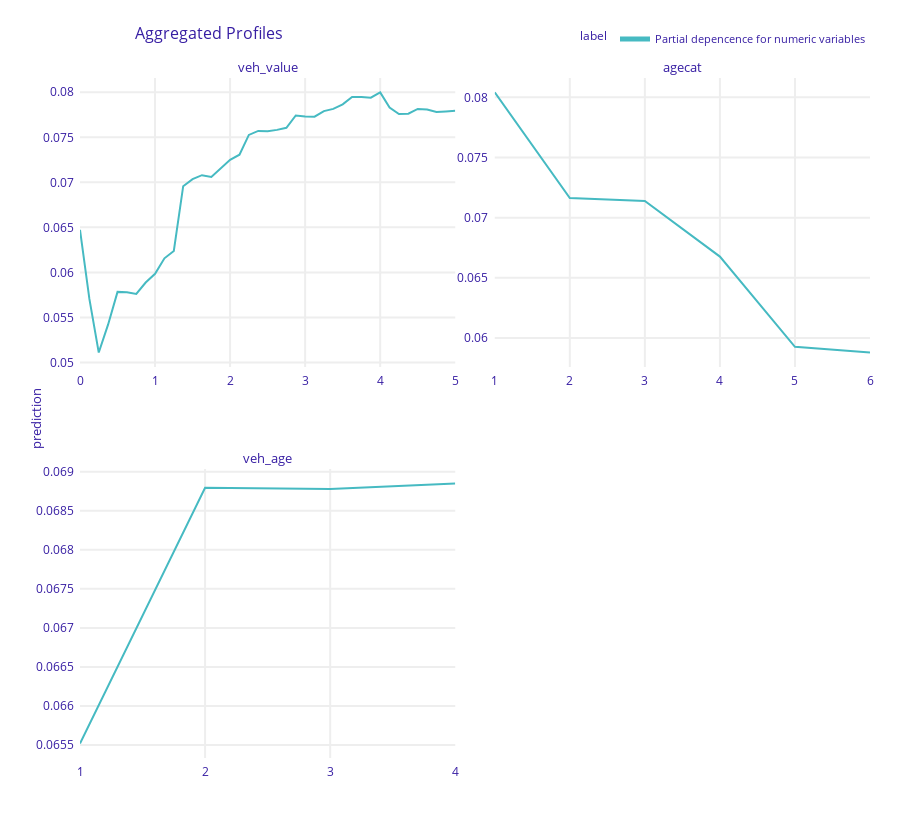
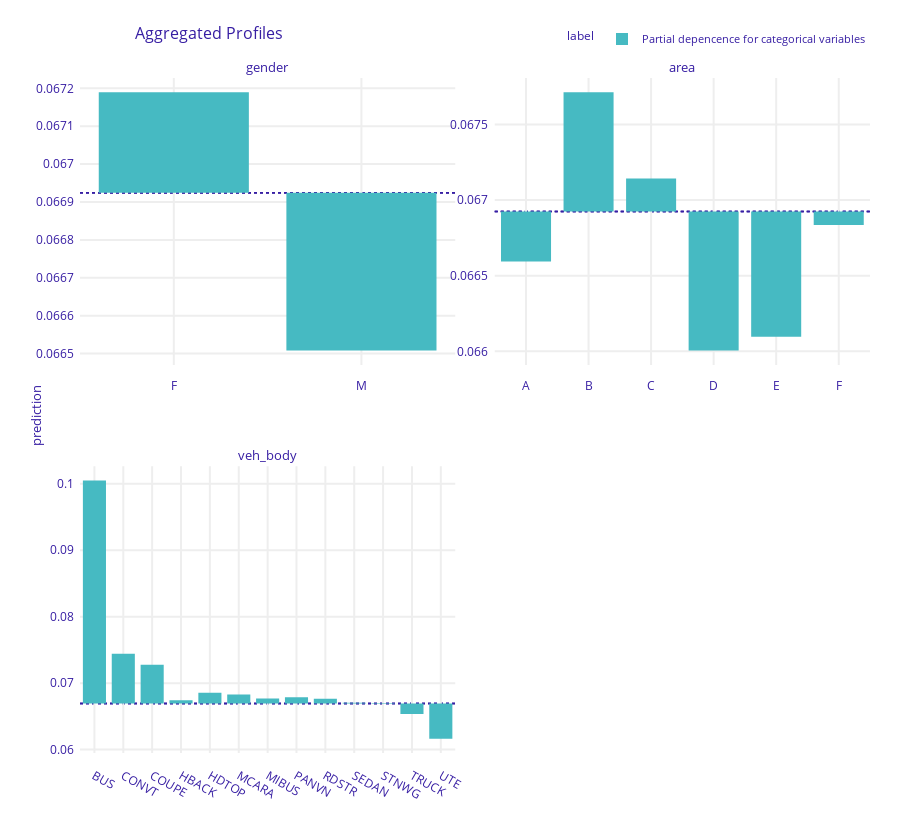

The notebook cell saved with these charts, in order:
### Code cell
# Partial dependence plots
# Note: As soon as sklearn.inspect.PartialDependenceDisplay
# allows for passing a character grid, it is an option as well.
import dalex as dx

# Define explainer
exp = dx.Explainer(
    search,
    data=df_train,
    predict_function=lambda m, X: m.predict_proba(X)[:, 1],
    verbose=False,
)

# Plots
num_eval_at = {
    "veh_value": np.linspace(0, 5, 41),
    "agecat": sorted(car["agecat"].unique()),
    "veh_age": sorted(car["veh_age"].unique()),
}
pdp_num = exp.model_profile(
    variable_splits=num_eval_at,
    label="Partial depencence for numeric variables",
    verbose=False,
)
pdp_num.plot(facet_scales="free")

pdp_cat = exp.model_profile(
    variable_type="categorical",
    variable_splits=dict(zip(ord_vars, ord_levels)),
    label="Partial depencence for categorical variables",
    verbose=False,
)
pdp_cat.plot(facet_scales="free")

### Figure 1 — Plotly figure (JSON) as saved in the notebook; plotly's stock layout.template omitted (floating-point values rounded to 4 significant figures)
{"data": [{"customdata": [[0.06834, "Partial depencence for numeric variables", "veh_value"], [0.06834, "Partial depencence for numeric variables", "veh_value"], [0.06834, "Partial depencence for numeric variables", "veh_value"], [0.06834, "Partial depencence for numeric variables", "veh_value"], [0.06834, "Partial depencence for numeric variables", "veh_value"], [0.06834, "Partial depencence for numeric variables", "veh_value"], [0.06834, "Partial depencence for numeric variables", "veh_value"], [0.06834, "Partial depencence for numeric variables", "veh_value"], [0.06834, "Partial depencence for numeric variables", "veh_value"], [0.06834, "Partial depencence for numeric variables", "veh_value"], [0.06834, "Partial depencence for numeric variables", "veh_value"], [0.06834, "Partial depencence for numeric variables", "veh_value"], [0.06834, "Partial depencence for numeric variables", "veh_value"], [0.06834, "Partial depencence for numeric variables", "veh_value"], [0.06834, "Partial depencence for numeric variables", "veh_value"], [0.06834, "Partial depencence for numeric variables", "veh_value"], [0.06834, "Partial depencence for numeric variables", "veh_value"], [0.06834, "Partial depencence for numeric variables", "veh_value"], [0.06834, "Partial depencence for numeric variables", "veh_value"], [0.06834, "Partial depencence for numeric variables", "veh_value"], [0.06834, "Partial depencence for numeric variables", "veh_value"], [0.06834, "Partial depencence for numeric variables", "veh_value"], [0.06834, "Partial depencence for numeric variables", "veh_value"], [0.06834, "Partial depencence for numeric variables", "veh_value"], [0.06834, "Partial depencence for numeric variables", "veh_value"], [0.06834, "Partial depencence for numeric variables", "veh_value"], [0.06834, "Partial depencence for numeric variables", "veh_value"], [0.06834, "Partial depencence for numeric variables", "veh_value"], [0.06834, "Partial depencence for numeric variables", "veh_value"], [0.06834, "Partial depencence for numeric variables", "veh_value"], [0.06834, "Partial depencence for numeric variables", "veh_value"], [0.06834, "Partial depencence for numeric variables", "veh_value"], [0.06834, "Partial depencence for numeric variables", "veh_value"], [0.06834, "Partial depencence for numeric variables", "veh_value"], [0.06834, "Partial depencence for numeric variables", "veh_value"], [0.06834, "Partial depencence for numeric variables", "veh_value"], [0.06834, "Partial depencence for numeric variables", "veh_value"], [0.06834, "Partial depencence for numeric variables", "veh_value"], [0.06834, "Partial depencence for numeric variables", "veh_value"], [0.06834, "Partial depencence for numeric variables", "veh_value"], [0.06834, "Partial depencence for numeric variables", "veh_value"]], "hovertemplate": "<b>%{hovertext}</b><br><br>prediction=%{y:.3f}<br>mean_prediction=%{customdata[0]:.3f}<extra></extra>", "hovertext": ["Partial depencence for numeric variables", "Partial depencence for numeric variables", "Partial depencence for numeric variables", "Partial depencence for numeric variables", "Partial depencence for numeric variables", "Partial depencence for numeric variables", "Partial depencence for numeric variables", "Partial depencence for numeric variables", "Partial depencence for numeric variables", "Partial depencence for numeric variables", "Partial depencence for numeric variables", "Partial depencence for numeric variables", "Partial depencence for numeric variables", "Partial depencence for numeric variables", "Partial depencence for numeric variables", "Partial depencence for numeric variables", "Partial depencence for numeric variables", "Partial depencence for numeric variables", "Partial depencence for numeric variables", "Partial depencence for numeric variables", "Partial depencence for numeric variables", "Partial depencence for numeric variables", "Partial depencence for numeric variables", "Partial depencence for numeric variables", "Partial depencence for numeric variables", "Partial depencence for numeric variables", "Partial depencence for numeric variables", "Partial depencence for numeric variables", "Partial depencence for numeric variables", "Partial depencence for numeric variables", "Partial depencence for numeric variables", "Partial depencence for numeric variables", "Partial depencence for numeric variables", "Partial depencence for numeric variables", "Partial depencence for numeric variables", "Partial depencence for numeric variables", "Partial depencence for numeric variables", "Partial depencence for numeric variables", "Partial depencence for numeric variables", "Partial depencence for numeric variables", "Partial depencence for numeric variables"], "legendgroup": "Partial depencence for numeric variables", "line": {"color": "#46bac2", "dash": "solid", "width": 2}, "marker": {"symbol": "circle"}, "mode": "lines", "name": "Partial depencence for numeric variables", "opacity": 1, "orientation": "v", "showlegend": true, "type": "scatter", "x": [0, 0.125, 0.25, 0.375, 0.5, 0.625, 0.75, 0.875, 1, 1.125, 1.25, 1.375, 1.5, 1.625, 1.75, 1.875, 2, 2.125, 2.25, 2.375, 2.5, 2.625, 2.75, 2.875, 3, 3.125, 3.25, 3.375, 3.5, 3.625, 3.75, 3.875, 4, 4.125, 4.25, 4.375, 4.5, 4.625, 4.75, 4.875, 5], "xaxis": "x3", "y": [0.06473, 0.05706, 0.0511, 0.05422, 0.05784, 0.05779, 0.05761, 0.05887, 0.05984, 0.06157, 0.06238, 0.06957, 0.07036, 0.0708, 0.07059, 0.07155, 0.0725, 0.07306, 0.07526, 0.07571, 0.07567, 0.07583, 0.07606, 0.07743, 0.0773, 0.07729, 0.07791, 0.07816, 0.07866, 0.07948, 0.07948, 0.0794, 0.07998, 0.0783, 0.07759, 0.07762, 0.07815, 0.07808, 0.07781, 0.07788, 0.07794], "yaxis": "y3"}, {"customdata": [[0.06834, "Partial depencence for numeric variables", "agecat"], [0.06834, "Partial depencence for numeric variables", "agecat"], [0.06834, "Partial depencence for numeric variables", "agecat"], [0.06834, "Partial depencence for numeric variables", "agecat"], [0.06834, "Partial depencence for numeric variables", "agecat"], [0.06834, "Partial depencence for numeric variables", "agecat"]], "hovertemplate": "<b>%{hovertext}</b><br><br>prediction=%{y:.3f}<br>mean_prediction=%{customdata[0]:.3f}<extra></extra>", "hovertext": ["Partial depencence for numeric variables", "Partial depencence for numeric variables", "Partial depencence for numeric variables", "Partial depencence for numeric variables", "Partial depencence for numeric variables", "Partial depencence for numeric variables"], "legendgroup": "Partial depencence for numeric variables", "line": {"color": "#46bac2", "dash": "solid", "width": 2}, "marker": {"symbol": "circle"}, "mode": "lines", "name": "Partial depencence for numeric variables", "opacity": 1, "orientation": "v", "showlegend": false, "type": "scatter", "x": [1, 2, 3, 4, 5, 6], "xaxis": "x4", "y": [0.0804, 0.07163, 0.07138, 0.06677, 0.05927, 0.0588], "yaxis": "y4"}, {"customdata": [[0.06834, "Partial depencence for numeric variables", "veh_age"], [0.06834, "Partial depencence for numeric variables", "veh_age"], [0.06834, "Partial depencence for numeric variables", "veh_age"], [0.06834, "Partial depencence for numeric variables", "veh_age"]], "hovertemplate": "<b>%{hovertext}</b><br><br>prediction=%{y:.3f}<br>mean_prediction=%{customdata[0]:.3f}<extra></extra>", "hovertext": ["Partial depencence for numeric variables", "Partial depencence for numeric variables", "Partial depencence for numeric variables", "Partial depencence for numeric variables"], "legendgroup": "Partial depencence for numeric variables", "line": {"color": "#46bac2", "dash": "solid", "width": 2}, "marker": {"symbol": "circle"}, "mode": "lines", "name": "Partial depencence for numeric variables", "opacity": 1, "orientation": "v", "showlegend": false, "type": "scatter", "x": [1, 2, 3, 4], "xaxis": "x", "y": [0.06552, 0.0688, 0.06878, 0.06885], "yaxis": "y"}], "layout": {"annotations": [{"font": {"size": 13}, "showarrow": false, "text": "veh_age", "x": 0.2375, "xanchor": "center", "xref": "paper", "y": 0.425, "yanchor": "bottom", "yref": "paper"}, {"font": {"size": 13}, "showarrow": false, "text": "veh_value", "x": 0.2375, "xanchor": "center", "xref": "paper", "y": 1, "yanchor": "bottom", "yref": "paper"}, {"font": {"size": 13}, "showarrow": false, "text": "agecat", "x": 0.7625, "xanchor": "center", "xref": "paper", "y": 1, "yanchor": "bottom", "yref": "paper"}, {"font": {"size": 13}, "showarrow": false, "text": "prediction", "textangle": -90, "x": -0.07, "xref": "paper", "y": 0.5, "yref": "paper"}], "font": {"color": "#371ea3"}, "height": 829, "hovermode": "x unified", "legend": {"font": {"size": 11}, "itemsizing": "constant", "orientation": "h", "title": {"font": {"size": 12}, "text": "label"}, "tracegroupgap": 0, "x": 1, "xanchor": "right", "y": 1.036, "yanchor": "bottom"}, "margin": {"b": 71, "r": 30, "t": 78}, "title": {"font": {"size": 16}, "text": "Aggregated Profiles", "x": 0.15}, "xaxis": {"anchor": "y", "automargin": true, "domain": [0, 0.475], "fixedrange": true, "gridwidth": 2, "showticklabels": true, "tickcolor": "white", "ticklen": 3, "ticks": "outside", "title": {"text": ""}, "type": "linear", "zeroline": false}, "xaxis2": {"anchor": "y2", "automargin": true, "domain": [0.525, 1], "fixedrange": true, "gridwidth": 2, "showticklabels": true, "tickcolor": "white", "ticklen": 3, "ticks": "outside", "title": {"text": ""}, "type": "linear", "zeroline": false}, "xaxis3": {"anchor": "y3", "automargin": true, "domain": [0, 0.475], "fixedrange": true, "gridwidth": 2, "showticklabels": true, "tickcolor": "white", "ticklen": 3, "ticks": "outside", "title": {"text": ""}, "type": "linear", "zeroline": false}, "xaxis4": {"anchor": "y4", "automargin": true, "domain": [0.525, 1], "fixedrange": true, "gridwidth": 2, "showticklabels": true, "tickcolor": "white", "ticklen": 3, "ticks": "outside", "title": {"text": ""}, "type": "linear", "zeroline": false}, "yaxis": {"anchor": "x", "automargin": true, "domain": [0, 0.425], "fixedrange": true, "gridwidth": 2, "showticklabels": true, "tickcolor": "white", "ticklen": 3, "ticks": "outside", "title": {"text": ""}, "type": "linear", "zeroline": false}, "yaxis2": {"anchor": "x2", "automargin": true, "domain": [0, 0.425], "fixedrange": true, "gridwidth": 2, "showticklabels": true, "tickcolor": "white", "ticklen": 3, "ticks": "outside", "title": {"text": ""}, "type": "linear", "zeroline": false}, "yaxis3": {"anchor": "x3", "automargin": true, "domain": [0.575, 1], "fixedrange": true, "gridwidth": 2, "showticklabels": true, "tickcolor": "white", "ticklen": 3, "ticks": "outside", "title": {"text": ""}, "type": "linear", "zeroline": false}, "yaxis4": {"anchor": "x4", "automargin": true, "domain": [0.575, 1], "fixedrange": true, "gridwidth": 2, "showticklabels": true, "tickcolor": "white", "ticklen": 3, "ticks": "outside", "title": {"text": ""}, "type": "linear", "zeroline": false}}}

### Figure 2 — Plotly figure (JSON) as saved in the notebook; plotly's stock layout.template omitted (floating-point values rounded to 4 significant figures)
{"data": [{"alignmentgroup": "True", "base": [0.06692, 0.06692], "customdata": [[0.06719, "Partial depencence for categorical variables", "gender"], [0.06651, "Partial depencence for categorical variables", "gender"]], "hovertemplate": "<b>%{hovertext}</b><br><br>mean_prediction=%{base:.3f}<br>prediction=%{customdata[0]:.3f}<extra></extra>", "hovertext": ["Partial depencence for categorical variables", "Partial depencence for categorical variables"], "legendgroup": "Partial depencence for categorical variables", "marker": {"color": "#46bac2", "pattern": {"shape": ""}}, "name": "Partial depencence for categorical variables", "offsetgroup": "Partial depencence for categorical variables", "orientation": "v", "showlegend": true, "textposition": "auto", "type": "bar", "x": ["F", "M"], "xaxis": "x3", "y": [0.000265, -0.0004164], "yaxis": "y3"}, {"alignmentgroup": "True", "base": [0.06692, 0.06692, 0.06692, 0.06692, 0.06692, 0.06692], "customdata": [[0.06659, "Partial depencence for categorical variables", "area"], [0.06771, "Partial depencence for categorical variables", "area"], [0.06714, "Partial depencence for categorical variables", "area"], [0.06601, "Partial depencence for categorical variables", "area"], [0.0661, "Partial depencence for categorical variables", "area"], [0.06684, "Partial depencence for categorical variables", "area"]], "hovertemplate": "<b>%{hovertext}</b><br><br>mean_prediction=%{base:.3f}<br>prediction=%{customdata[0]:.3f}<extra></extra>", "hovertext": ["Partial depencence for categorical variables", "Partial depencence for categorical variables", "Partial depencence for categorical variables", "Partial depencence for categorical variables", "Partial depencence for categorical variables", "Partial depencence for categorical variables"], "legendgroup": "Partial depencence for categorical variables", "marker": {"color": "#46bac2", "pattern": {"shape": ""}}, "name": "Partial depencence for categorical variables", "offsetgroup": "Partial depencence for categorical variables", "orientation": "v", "showlegend": false, "textposition": "auto", "type": "bar", "x": ["A", "B", "C", "D", "E", "F"], "xaxis": "x4", "y": [-0.000331, 0.0007879, 0.0002189, -0.0009191, -0.000828, -8.883e-05], "yaxis": "y4"}, {"alignmentgroup": "True", "base": [0.06692, 0.06692, 0.06692, 0.06692, 0.06692, 0.06692, 0.06692, 0.06692, 0.06692, 0.06692, 0.06692, 0.06692, 0.06692], "customdata": [[0.1005, "Partial depencence for categorical variables", "veh_body"], [0.07441, "Partial depencence for categorical variables", "veh_body"], [0.07275, "Partial depencence for categorical variables", "veh_body"], [0.06744, "Partial depencence for categorical variables", "veh_body"], [0.06854, "Partial depencence for categorical variables", "veh_body"], [0.06828, "Partial depencence for categorical variables", "veh_body"], [0.06769, "Partial depencence for categorical variables", "veh_body"], [0.06787, "Partial depencence for categorical variables", "veh_body"], [0.06765, "Partial depencence for categorical variables", "veh_body"], [0.06704, "Partial depencence for categorical variables", "veh_body"], [0.06702, "Partial depencence for categorical variables", "veh_body"], [0.06536, "Partial depencence for categorical variables", "veh_body"], [0.06165, "Partial depencence for categorical variables", "veh_body"]], "hovertemplate": "<b>%{hovertext}</b><br><br>mean_prediction=%{base:.3f}<br>prediction=%{customdata[0]:.3f}<extra></extra>", "hovertext": ["Partial depencence for categorical variables", "Partial depencence for categorical variables", "Partial depencence for categorical variables", "Partial depencence for categorical variables", "Partial depencence for categorical variables", "Partial depencence for categorical variables", "Partial depencence for categorical variables", "Partial depencence for categorical variables", "Partial depencence for categorical variables", "Partial depencence for categorical variables", "Partial depencence for categorical variables", "Partial depencence for categorical variables", "Partial depencence for categorical variables"], "legendgroup": "Partial depencence for categorical variables", "marker": {"color": "#46bac2", "pattern": {"shape": ""}}, "name": "Partial depencence for categorical variables", "offsetgroup": "Partial depencence for categorical variables", "orientation": "v", "showlegend": false, "textposition": "auto", "type": "bar", "x": ["BUS", "CONVT", "COUPE", "HBACK", "HDTOP", "MCARA", "MIBUS", "PANVN", "RDSTR", "SEDAN", "STNWG", "TRUCK", "UTE"], "xaxis": "x", "y": [0.03357, 0.007486, 0.005828, 0.0005115, 0.00162, 0.001358, 0.0007657, 0.0009505, 0.000722, 0.0001146, 9.612e-05, -0.001569, -0.005279], "yaxis": "y"}], "layout": {"annotations": [{"font": {"size": 13}, "showarrow": false, "text": "veh_body", "x": 0.2375, "xanchor": "center", "xref": "paper", "y": 0.425, "yanchor": "bottom", "yref": "paper"}, {"font": {"size": 13}, "showarrow": false, "text": "gender", "x": 0.2375, "xanchor": "center", "xref": "paper", "y": 1, "yanchor": "bottom", "yref": "paper"}, {"font": {"size": 13}, "showarrow": false, "text": "area", "x": 0.7625, "xanchor": "center", "xref": "paper", "y": 1, "yanchor": "bottom", "yref": "paper"}, {"font": {"size": 13}, "showarrow": false, "text": "prediction", "textangle": -90, "x": -0.07, "xref": "paper", "y": 0.5, "yref": "paper"}], "barmode": "group", "font": {"color": "#371ea3"}, "height": 829, "hovermode": "x unified", "legend": {"font": {"size": 11}, "itemsizing": "constant", "orientation": "h", "title": {"font": {"size": 12}, "text": "label"}, "tracegroupgap": 0, "x": 1, "xanchor": "right", "y": 1.036, "yanchor": "bottom"}, "margin": {"b": 71, "r": 30, "t": 78}, "shapes": [{"layer": "below", "line": {"color": "#371ea3", "dash": "dot", "width": 1.5}, "type": "line", "x0": 0, "x1": 1, "xref": "x domain", "y0": 0.06692, "y1": 0.06692, "yref": "y"}, {"layer": "below", "line": {"color": "#371ea3", "dash": "dot", "width": 1.5}, "type": "line", "x0": 0, "x1": 1, "xref": "x3 domain", "y0": 0.06692, "y1": 0.06692, "yref": "y3"}, {"layer": "below", "line": {"color": "#371ea3", "dash": "dot", "width": 1.5}, "type": "line", "x0": 0, "x1": 1, "xref": "x4 domain", "y0": 0.06692, "y1": 0.06692, "yref": "y4"}, {"layer": "below", "line": {"color": "#371ea3", "dash": "dot", "width": 1.5}, "type": "line", "x0": 0, "x1": 1, "xref": "x domain", "y0": 0.06692, "y1": 0.06692, "yref": "y"}, {"layer": "below", "line": {"color": "#371ea3", "dash": "dot", "width": 1.5}, "type": "line", "x0": 0, "x1": 1, "xref": "x3 domain", "y0": 0.06692, "y1": 0.06692, "yref": "y3"}, {"layer": "below", "line": {"color": "#371ea3", "dash": "dot", "width": 1.5}, "type": "line", "x0": 0, "x1": 1, "xref": "x4 domain", "y0": 0.06692, "y1": 0.06692, "yref": "y4"}, {"layer": "below", "line": {"color": "#371ea3", "dash": "dot", "width": 1.5}, "type": "line", "x0": 0, "x1": 1, "xref": "x domain", "y0": 0.06692, "y1": 0.06692, "yref": "y"}, {"layer": "below", "line": {"color": "#371ea3", "dash": "dot", "width": 1.5}, "type": "line", "x0": 0, "x1": 1, "xref": "x3 domain", "y0": 0.06692, "y1": 0.06692, "yref": "y3"}, {"layer": "below", "line": {"color": "#371ea3", "dash": "dot", "width": 1.5}, "type": "line", "x0": 0, "x1": 1, "xref": "x4 domain", "y0": 0.06692, "y1": 0.06692, "yref": "y4"}], "title": {"font": {"size": 16}, "text": "Aggregated Profiles", "x": 0.15}, "xaxis": {"anchor": "y", "automargin": true, "domain": [0, 0.475], "fixedrange": true, "gridwidth": 2, "showticklabels": true, "tickcolor": "white", "ticklen": 10, "ticks": "outside", "title": {"text": ""}, "type": "category"}, "xaxis2": {"anchor": "y2", "automargin": true, "domain": [0.525, 1], "fixedrange": true, "gridwidth": 2, "showticklabels": true, "tickcolor": "white", "ticklen": 10, "ticks": "outside", "title": {"text": ""}, "type": "category"}, "xaxis3": {"anchor": "y3", "automargin": true, "domain": [0, 0.475], "fixedrange": true, "gridwidth": 2, "showticklabels": true, "tickcolor": "white", "ticklen": 10, "ticks": "outside", "title": {"text": ""}, "type": "category"}, "xaxis4": {"anchor": "y4", "automargin": true, "domain": [0.525, 1], "fixedrange": true, "gridwidth": 2, "showticklabels": true, "tickcolor": "white", "ticklen": 10, "ticks": "outside", "title": {"text": ""}, "type": "category"}, "yaxis": {"anchor": "x", "automargin": true, "domain": [0, 0.425], "fixedrange": true, "gridwidth": 2, "showticklabels": true, "tickcolor": "white", "ticklen": 3, "ticks": "outside", "title": {"text": ""}, "type": "linear", "zeroline": false}, "yaxis2": {"anchor": "x2", "automargin": true, "domain": [0, 0.425], "fixedrange": true, "gridwidth": 2, "showticklabels": true, "tickcolor": "white", "ticklen": 3, "ticks": "outside", "title": {"text": ""}, "type": "linear", "zeroline": false}, "yaxis3": {"anchor": "x3", "automargin": true, "domain": [0.575, 1], "fixedrange": true, "gridwidth": 2, "showticklabels": true, "tickcolor": "white", "ticklen": 3, "ticks": "outside", "title": {"text": ""}, "type": "linear", "zeroline": false}, "yaxis4": {"anchor": "x4", "automargin": true, "domain": [0.575, 1], "fixedrange": true, "gridwidth": 2, "showticklabels": true, "tickcolor": "white", "ticklen": 3, "ticks": "outside", "title": {"text": ""}, "type": "linear", "zeroline": false}}}
